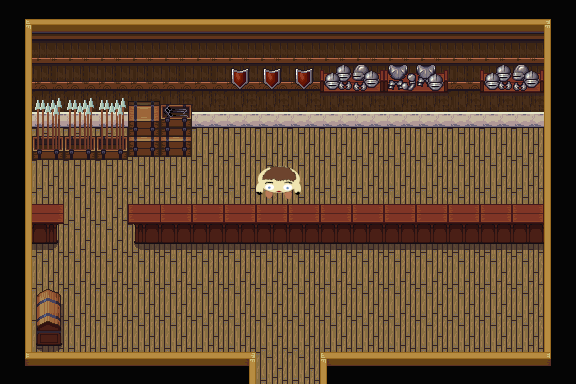

This game map was drawn from its Tiled (.tmx) file and the tilesets committed beside it. A one-line description and the full map source follow:
An orthogonal 18x12 tile map with 32x32 px tiles, 4 tile layers (U_Background, U_Furniture, U_Beebos, T_Furniture2), 3 tilesets and 12 objects (village1, beebo).

<map version="1.2" tiledversion="1.2.5" orientation="orthogonal" renderorder="right-down" width="18" height="12" tilewidth="32" tileheight="32" infinite="0" nextlayerid="8" nextobjectid="15">
 <tileset firstgid="1" source="Indoor.tsx" />
 <tileset firstgid="769" source="Indoor_2.tsx" />
 <tileset firstgid="993" source="Beebos.tsx" />
 <layer id="1" name="U_Background" width="18" height="12">
  <data encoding="csv">
338,340,340,340,340,340,340,340,340,340,340,340,340,340,340,340,340,337,
317,225,225,225,225,225,225,225,225,225,225,225,225,225,225,225,225,315,
317,249,249,249,249,249,249,249,249,249,249,249,249,249,249,249,249,315,
317,273,273,273,273,273,273,273,273,273,273,273,273,273,273,273,273,315,
317,361,361,361,361,361,361,361,361,361,361,361,361,361,361,361,361,315,
317,361,361,361,361,361,361,361,361,361,361,361,361,361,361,361,361,315,
317,361,361,361,361,361,361,361,361,361,361,361,361,361,361,361,361,315,
317,361,361,361,361,361,361,361,361,361,361,361,361,361,361,361,361,315,
317,361,361,361,361,361,361,361,361,361,361,361,361,361,361,361,361,315,
317,361,361,361,361,361,361,361,361,361,361,361,361,361,361,361,361,315,
317,361,361,361,361,361,361,361,361,361,361,361,361,361,361,361,361,315,
314,292,292,292,292,292,292,293,361,361,291,292,292,292,292,292,292,313
</data>
 </layer>
 <layer id="2" name="U_Furniture" width="18" height="12">
  <data encoding="csv">
0,0,0,0,0,0,0,0,0,0,0,0,0,0,0,0,0,0,
0,0,0,0,0,0,0,0,0,0,0,0,0,0,0,0,0,0,
0,0,0,0,0,0,0,321,321,321,368,369,370,371,0,368,369,0,
0,487,487,487,484,485,0,0,0,0,0,0,0,0,0,0,0,0,
0,511,511,511,508,508,0,0,0,0,0,0,0,0,0,0,0,0,
0,0,0,0,0,0,0,0,0,0,0,0,0,0,0,0,0,0,
0,0,0,0,0,0,0,0,0,0,0,0,0,0,0,0,0,0,
0,789,0,0,788,790,790,790,790,790,790,790,790,790,790,790,790,0,
0,0,0,0,0,0,0,0,0,0,0,0,0,0,0,0,0,0,
0,302,0,0,0,0,0,0,0,0,0,0,0,0,0,0,0,0,
0,326,0,0,0,0,0,0,0,0,0,0,0,0,0,0,0,0,
0,0,0,0,0,0,0,0,0,0,0,0,0,0,0,0,0,0
</data>
 </layer>
 <layer id="7" name="U_Beebos" width="18" height="12" offsetx="0" offsety="-15">
  <data encoding="csv">
0,0,0,0,0,0,0,0,0,0,0,0,0,0,0,0,0,0,
0,0,0,0,0,0,0,0,0,0,0,0,0,0,0,0,0,0,
0,0,0,0,0,0,0,0,0,0,0,0,0,0,0,0,0,0,
0,0,0,0,0,0,0,0,0,0,0,0,0,0,0,0,0,0,
0,0,0,0,0,0,0,0,0,0,0,0,0,0,0,0,0,0,
0,0,0,0,0,0,0,0,0,0,0,0,0,0,0,0,0,0,
0,0,0,0,0,0,0,0,993,0,0,0,0,0,0,0,0,0,
0,0,0,0,0,0,0,0,0,0,0,0,0,0,0,0,0,0,
0,0,0,0,0,0,0,0,0,0,0,0,0,0,0,0,0,0,
0,0,0,0,0,0,0,0,0,0,0,0,0,0,0,0,0,0,
0,0,0,0,0,0,0,0,0,0,0,0,0,0,0,0,0,0,
0,0,0,0,0,0,0,0,0,0,0,0,0,0,0,0,0,0
</data>
 </layer>
 <layer id="3" name="T_Furniture2" width="18" height="12">
  <data encoding="csv">
0,0,0,0,0,0,0,0,0,0,0,0,0,0,0,0,0,0,
0,0,0,0,0,0,0,0,0,0,0,0,0,0,0,0,0,0,
0,0,0,0,0,0,0,0,0,0,0,0,0,0,0,0,0,0,
0,0,0,0,0,0,0,0,0,0,0,0,0,0,0,0,0,0,
0,0,0,0,0,0,0,0,0,0,0,0,0,0,0,0,0,0,
0,0,0,0,0,0,0,0,0,0,0,0,0,0,0,0,0,0,
0,773,0,0,772,774,774,774,774,774,774,774,774,774,774,774,774,0,
0,0,0,0,0,0,0,0,0,0,0,0,0,0,0,0,0,0,
0,0,0,0,0,0,0,0,0,0,0,0,0,0,0,0,0,0,
0,0,0,0,0,0,0,0,0,0,0,0,0,0,0,0,0,0,
0,0,0,0,0,0,0,0,0,0,0,0,0,0,0,0,0,0,
0,0,0,0,0,0,0,0,0,0,0,0,0,0,0,0,0,0
</data>
 </layer>
 <objectgroup id="4" name="Collisions">
  <object id="1" x="544" y="128" width="32" height="256" />
  <object id="2" x="0" y="0" width="576" height="128" />
  <object id="3" x="32" y="128" width="160" height="32" />
  <object id="4" x="0" y="128" width="32" height="256" />
  <object id="5" x="32" y="352" width="224" height="32" />
  <object id="6" x="32" y="288" width="32" height="64" />
  <object id="7" x="32" y="224" width="32" />
  <object id="8" x="128" y="224" width="416" />
  <object id="9" x="320" y="352" width="224" height="32" />
  <object id="13" x="256" y="182" width="44" height="32" />
 </objectgroup>
 <objectgroup id="5" name="Doorways">
  <object id="10" name="village1" x="256" y="352" width="64" height="32">
   <properties>
    <property name="pos_x" type="int" value="66" />
    <property name="pos_y" type="int" value="44" />
   </properties>
  </object>
 </objectgroup>
 <objectgroup id="6" name="Beebos">
  <object id="14" name="armor_seller" type="beebo" x="246" y="179" width="69" height="62" />
 </objectgroup>
</map>
